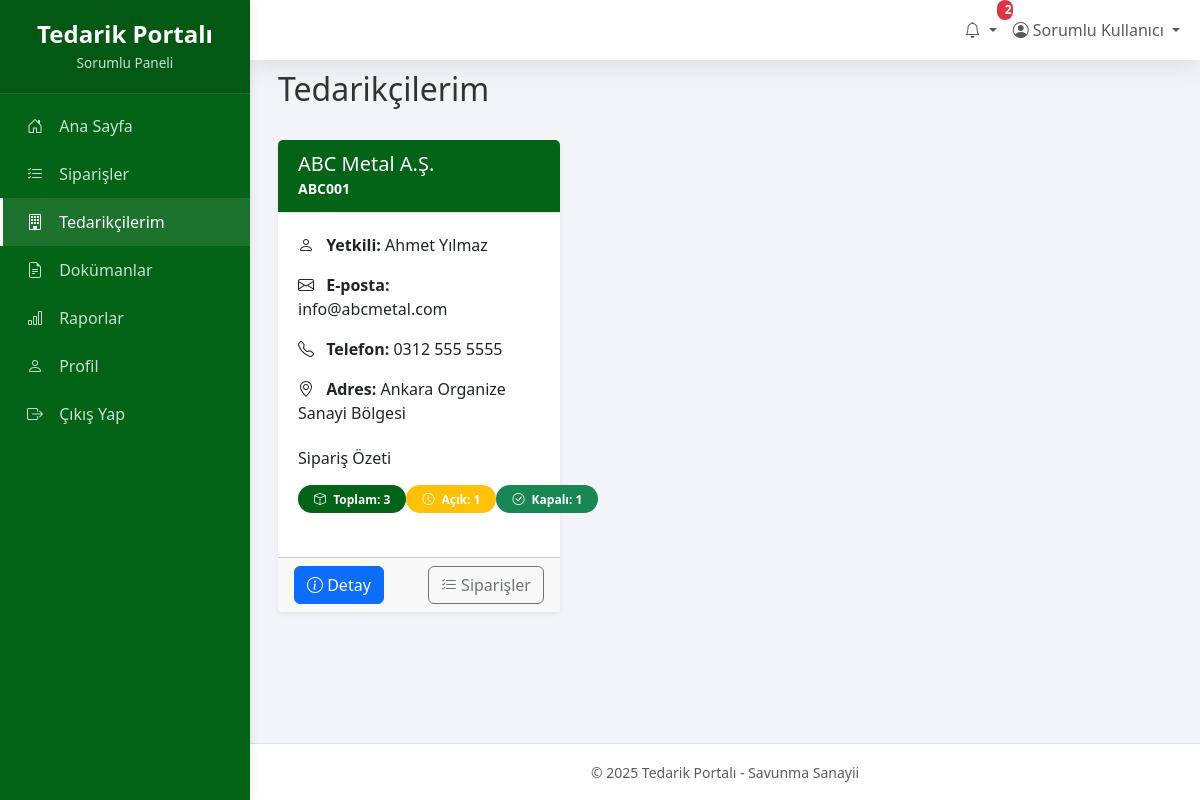
Page /sorumlu/tedarikcilerim.php (signed in) on the committed database.
### tables this page shows
CREATE TABLE `tedarikciler` (
  `id` int(11) NOT NULL,
  `firma_adi` varchar(255) NOT NULL,
  `firma_kodu` varchar(50) DEFAULT NULL,
  `adres` text DEFAULT NULL,
  `il` varchar(255) NOT NULL,
  `ilce` varchar(255) NOT NULL,
  `telefon` varchar(20) DEFAULT NULL,
  `email` varchar(100) DEFAULT NULL,
  `yetkili_kisi` varchar(100) DEFAULT NULL,
  `vergi_dairesi` varchar(255) NOT NULL,
  `vergi_no` varchar(20) DEFAULT NULL,
  `aktif` tinyint(1) NOT NULL DEFAULT 1,
  `olusturan_id` int(11) NOT NULL,
  `olusturma_tarihi` datetime DEFAULT current_timestamp(),
  `guncelleme_tarihi` datetime DEFAULT NULL ON UPDATE current_timestamp(),
  `kullanici_id` int(11) DEFAULT NULL,
  `aciklama` varchar(255) NOT NULL
);

### config.php (called while the page is built, shortened)
<?php
function guvenli($data) {
    if (is_null($data)) {
        return '';
    }
    return htmlspecialchars($data, ENT_QUOTES, 'UTF-8');
}
?>

### sorumlu/tedarikcilerim.php (the view, shortened to what this page needs)
<?php
require_once '../config.php';
$sorumlu_id = $_SESSION['kullanici_id'];
$tedarikciler_sql = "SELECT t.*,
                      (SELECT COUNT(*) FROM siparisler WHERE tedarikci_id = t.id) as siparis_sayisi
                      FROM tedarikciler t
                      INNER JOIN sorumluluklar s ON t.id = s.tedarikci_id
                      WHERE s.sorumlu_id = ?
                      ORDER BY t.firma_adi";
$tedarikciler_stmt = $db->prepare($tedarikciler_sql);
$tedarikciler_stmt->execute([$sorumlu_id]);
$tedarikciler = $tedarikciler_stmt->fetchAll(PDO::FETCH_ASSOC);
foreach ($tedarikciler as $key => $tedarikci) {
    $siparis_ozet_sql = "SELECT
                          COUNT(*) as toplam,
                          SUM(CASE WHEN durum_id = 1 THEN 1 ELSE 0 END) as acik,
                          SUM(CASE WHEN durum_id = 2 THEN 1 ELSE 0 END) as kapali,
                          SUM(CASE WHEN durum_id = 3 THEN 1 ELSE 0 END) as beklemede
                          FROM siparisler
                          WHERE tedarikci_id = ?";
    $siparis_ozet_stmt = $db->prepare($siparis_ozet_sql);
    $siparis_ozet_stmt->execute([$tedarikci['id']]);
    $tedarikciler[$key]['siparis_ozet'] = $siparis_ozet_stmt->fetch(PDO::FETCH_ASSOC);
}
include 'header.php';
?>
<div class="container-fluid">
    <div class="d-flex justify-content-between align-items-center mb-4">
        <h2>Tedarikçilerim</h2>
    </div>
    <div class="row">
        <?php if (count($tedarikciler) > 0): ?>
            <?php foreach ($tedarikciler as $tedarikci): ?>
                <div class="col-lg-4 col-md-6 mb-4">
                    <div class="card h-100 shadow-sm">
                        <div class="card-header bg-primary text-white">
                            <h5 class="card-title mb-0"><?= guvenli($tedarikci['firma_adi']) ?></h5>
                            <small><?= guvenli($tedarikci['firma_kodu']) ?></small>
                        </div>
                        <div class="card-body">
                            <div class="mb-3">
                                <i class="bi bi-person me-2"></i> <strong>Yetkili:</strong> <?= guvenli($tedarikci['yetkili_kisi'] ?: 'Belirtilmemiş') ?>
                            </div>
                            <div class="mb-3">
                                <i class="bi bi-envelope me-2"></i> <strong>E-posta:</strong> <?= guvenli($tedarikci['email'] ?: 'Belirtilmemiş') ?>
                            </div>
                            <div class="mb-3">
                                <i class="bi bi-telephone me-2"></i> <strong>Telefon:</strong> <?= guvenli($tedarikci['telefon'] ?: 'Belirtilmemiş') ?>
                            </div>
                            <div class="mb-3">
                                <i class="bi bi-geo-alt me-2"></i> <strong>Adres:</strong> <?= guvenli($tedarikci['adres'] ?: 'Belirtilmemiş') ?>
                            </div>
                            <div class="mt-4">
                                <h6>Sipariş Özeti</h6>
                                <div class="d-flex justify-content-between mt-3">
                                    <span class="badge bg-primary rounded-pill px-3 py-2">
                                        <i class="bi bi-box me-1"></i> Toplam: <?= $tedarikci['siparis_ozet']['toplam'] ?? 0 ?>
                                    </span>
                                    <span class="badge bg-warning rounded-pill px-3 py-2">
                                        <i class="bi bi-clock me-1"></i> Açık: <?= $tedarikci['siparis_ozet']['acik'] ?? 0 ?>
                                    </span>
                                    <span class="badge bg-success rounded-pill px-3 py-2">
                                        <i class="bi bi-check-circle me-1"></i> Kapalı: <?= $tedarikci['siparis_ozet']['kapali'] ?? 0 ?>
                                    </span>
                                </div>
                            </div>
                        </div>
                        <div class="card-footer d-flex justify-content-between">
                            <a href="tedarikci_detay.php?id=<?= $tedarikci['id'] ?>" class="btn btn-primary">
                                <i class="bi bi-info-circle"></i> Detay
                            </a>
                            <a href="siparisler.php?tedarikci_id=<?= $tedarikci['id'] ?>" class="btn btn-outline-secondary">
                                <i class="bi bi-list-check"></i> Siparişler
                            </a>
                        </div>
                    </div>
                </div>
            <?php endforeach; ?>
        <?php endif; ?>
    </div>
</div>
<?php include 'footer.php'; ?>

### assets/css/panel.css (style rules this page uses)
:root { --primary-color: #1a3a5f; --secondary-color: #36404a; --accent-color: #507093; --light-color: #f2f4f8; --text-color: #333; --border-color: #d8dbe0; --success-color: #3c6a56; --warning-color: #a17d32; --danger-color: #8c3a3a; --info-color: #3a5a7c; --sidebar-width: 250px; }
html, body { height: 100%; margin: 0; padding: 0; overflow-x: hidden; }
body { background-color: var(--light-color); color: var(--text-color); font-family: 'Segoe UI', Arial, sans-serif; position: relative; min-height: 100vh; display: flex; flex-direction: column; }
.card { border: none; margin-bottom: 1.5rem; border-radius: 0.25rem; box-shadow: 0 0.125rem 0.25rem rgba(0, 0, 0, 0.075); }
.card-header { padding: 0.75rem 1.25rem; background-color: #fff; border-bottom: 1px solid var(--border-color); font-weight: 600; }
.card-body { padding: 1.25rem; }

### rows in the picture
tedarikciler: firma_adi "ABC Metal A.Ş.", firma_kodu "ABC001", yetkili_kisi "Ahmet Yılmaz", email "info@abcmetal.com", telefon "0312 555 5555", adres "Ankara Organize Sanayi Bölgesi", toplam "3", acik "1", kapali "1"

### other values in the picture
$okunmamis_bildirim_sayisi "2"
guvenli($_SESSION['ad_soyad']) "Sorumlu Kullanıcı"
